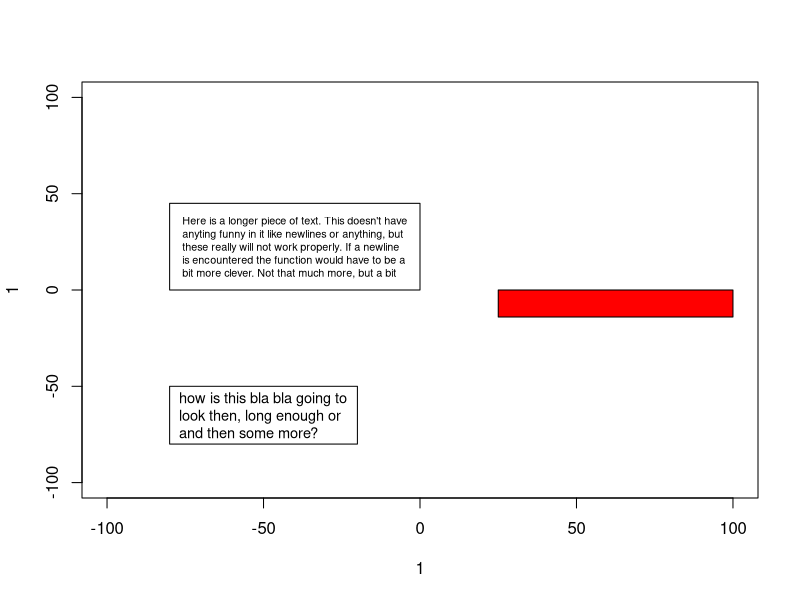
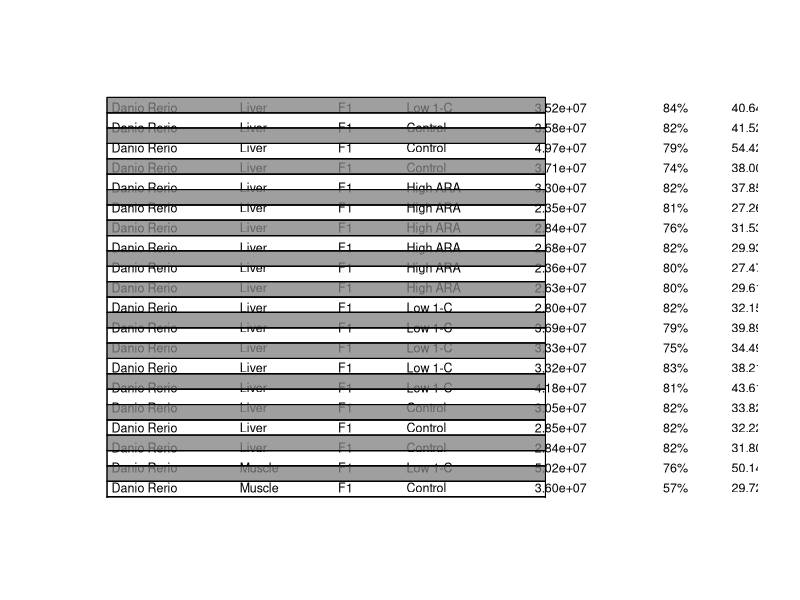
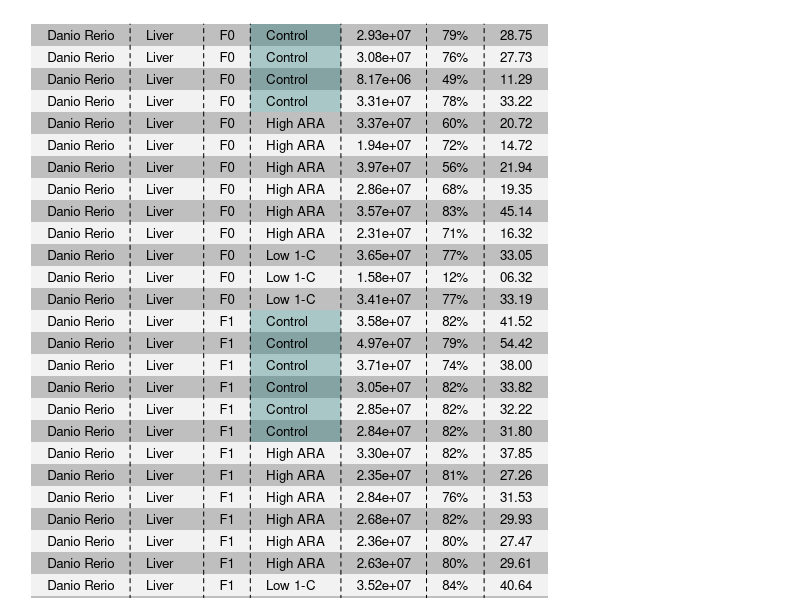
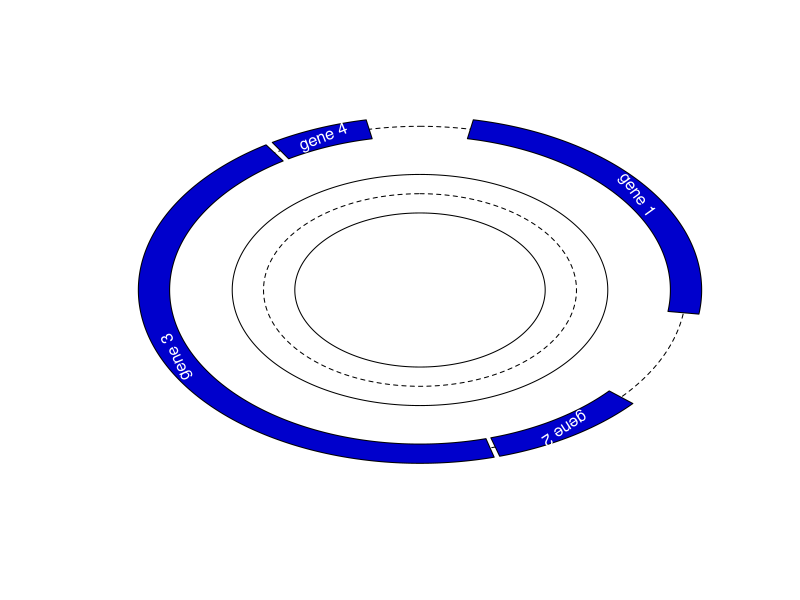

Generate these figures, in order, with R: (Note: this script raises an error after producing the figures.)
## return the points of an arc centered on x, y, from a.beg to a.end and with a radious
## of r
arcPoints <- function( x, y, r, a.beg, a.end, a.n=20, degrees=FALSE){
    if( degrees ){
        a.beg <- pi * a.beg / 180
        a.end <- pi * a.end / 180
    }
    if(a.end < a.beg)
        a.end <- a.end + 2 * pi
        
    angles <- seq(a.beg, a.end, length.out=a.n)
    a.x <- x + sin( angles ) * r
    a.y <- y + cos( angles ) * r
    pts <- matrix( c(a.x, a.y), ncol=2 )
    colnames(pts) <- c('x', 'y')
    pts
}

## draw an arc, as a line
## centered on x,y, and with radius of r+depth and r-depth..
## the angles should not be less than -pi though, more are possible.. 
lineArc <- function(x, y, r, a.beg, a.end, a.sep=NA, degrees=FALSE, label=NULL, label.col=1, ...){
    ## set the default here... 
    if(is.na(a.sep))
        a.sep = 0.01
    if( degrees ){
        a.beg <- pi * a.beg / 180
        a.end <- pi * a.end / 180
    }
    if(a.beg > a.end)
        a.end <- a.end + 2 * pi
        
    angles <- seq(a.beg, a.end, by=a.sep)
    if(angles[ length(angles) ] != a.end )
        angles <- c(angles, a.end)
    a.x <- x + sin( angles ) * r
    a.y <- y + cos( angles ) * r

    lines( a.x, a.y, ... )

    if(!is.null(label)){
        mid.a <- (a.beg + a.end)/2
        ## but the rotation angle we need for the text needs to be in degrees
        rot.a <- -180 * mid.a / pi
        text( x + sin( mid.a ) * r, y + cos( mid.a ) * r,
              label, srt=rot.a, col=label.col )
    }
}

rad2pi <- function(r){
    180 * r/pi
}

clamp <- function(v, min=-1, max=1){
    v <- ifelse( v < min, min, v )
    ifelse( v > max, max, v )
}

## this wont work with angles that are greater than 2pi..
## we could do that by making a while loop, but that wouldn't
## be compatible with vector arithmetic
internalAngle <- function(a1, a2){
    a1 <- ifelse( a1 > pi, a1 - 2*pi, a1 )
    a2 <- ifelse( a2 > pi, a2 - 2*pi, a2 )
    a <- sort(c(a1, a2))
    mid.angle <- mean(a)
    angle <- a[2] - a[1]
    if( angle > pi){
        angle <- 2*pi - (a[2]-a[1])
        a <- rev(a)
    }
    if(mid.angle < a[1])
        mid.angle <- mid.angle + pi
    return(c('angle'=angle, 'a1'=a[1], 'a2'=a[2], mid=mid.angle ))
}

## x, y, the center of a circle
## r radius of the circle
## the begining and end angles to connect
connectingArc <- function(x, y, r, a1, a2, draw=TRUE, ...){
    o1 <- c(x, y)
    a1.p <- o1 + c( r * sin(a1), r * cos(a1) )
    a2.p <- o1 + c( r * sin(a2), r * cos(a2) )

    ## the internal angle is needed to determine the location
    ## of the connecting circle from which the arc is drawn
    i.a <- internalAngle(a1, a2)  ## c(angle, a1, a2, mid.angle)

    ## the length of the hypotheneuse connecting two tangents
    ## from the two points specified by a1 and a2
    h2 <- r / abs(cos( i.a[1]/2 ))
    r2 <- sqrt( h2^2 - r^2 )
    o2 <- o1 + c(h2 * sin(i.a[4]), h2 * cos(i.a[4]) )

    b1.a = asin( clamp((a1.p - o2)[1] / r2) )
    b1.b = acos( clamp((a1.p - o2)[2] / r2) )
    b1 <- ifelse( b1.a > 0, b1.b, -b1.b )
    
    b2.a = asin( clamp((a2.p - o2)[1] / r2) )
    b2.b = acos( clamp((a2.p - o2)[2] / r2) )
    b2 <- ifelse( b2.a > 0, b2.b, -b2.b )

    b.i <- internalAngle(b1, b2)
    if(draw)
        lineArc( o2[1], o2[2], r2, b.i[2], b.i[3], ... )
    invisible( c('x'=o2[1], 'y'=o2[2], 'r'=r2, 'a.beg'=b.i[2], 'a.end'=b.i[3]) )
}

## draw an arc, as a polygon..
## centered on x,y, and with radius of r+depth and r-depth..
polygArc <- function(x, y, r, depth, a.beg, a.end, a.sep=NA, degrees=FALSE, label=NULL, label.col=1, ...){
    ## set the default here... 
    if(is.na(a.sep))
        a.sep = 0.01
    if( degrees ){
        a.beg <- pi * a.beg / 180
        a.end <- pi * a.end / 180
    }
    if(a.beg > a.end)
        a.end <- a.end + 2 * pi
        
    angles <- seq(a.beg, a.end, by=a.sep)
    a.x <- sin( angles )
    a.y <- cos( angles )
    outer.x <- x + (a.x * (r + depth/2))
    outer.y <- y + (a.y * (r + depth/2))

    inner.x <- x + (a.x * (r - depth/2))
    inner.y <- y + (a.y * (r - depth/2))

    polygon( c(outer.x, rev(inner.x)), c(outer.y, rev(inner.y)), ... )

    if(!is.null(label)){
        mid.a <- (a.beg + a.end)/2
        ## but the rotation angle we need for the text needs to be in degrees
        rot.a <- -180 * mid.a / pi
        text( x + sin( mid.a ) * r, y + cos( mid.a ) * r,
              label, srt=rot.a, col=label.col )
    }
}

## x is taken as positions along an arc running from angle, a.beg to a.end
plotPolar <- function(o.x, o.y, x, y, r, y.depth, a.beg, a.end, degrees=FALSE, drawBorders=TRUE, drawCenter=TRUE, ...){
    if( degrees ){
        a.beg <- pi * a.beg / 180
        a.end <- pi * a.end / 180
    }
    x.r <- range(x)
    x.o <- (x - x.r[1]) / (x.r[2] - x.r[1])
    a <- a.beg + x.o * (a.end - a.beg)

    y.r <- range(y)
    y.o <- (y - mean(y.r)) / (y.r[2] - y.r[1])

    y.x <- o.x + sin( a ) * (r + y.o * y.depth)
    y.y <- o.y + cos( a ) * (r + y.o * y.depth)

    if(drawCenter)
        lineArc(o.x, o.y, r, a.beg, a.end, lty=2)
    if(drawBorders){
        lineArc(o.x, o.y, r + y.depth/2, a.beg, a.end )
        lineArc(o.x, o.y, r - y.depth/2, a.beg, a.end )
    }
    
    points(y.x, y.y, ...)
    
}

## if useNormals is true then the user may specify two additional points; one point
## extending from the first and last position for calculating the normals.
pathLetters <- function( x, y, word, cex=NA, cex.adj=0.75, useNormals=FALSE, ... ){
    chars <- unlist(strsplit(word, ''))
    ## to work out a reasonable cex we need to know the space between the letters
    ## that is the distances between the positions in x and y
    l <- length(chars)
    if(useNormals){
        ## we could consider using lowess / loess / smooth.spline / predict
        ## to get smoother transitions, but I think this is pretty OK to start with
        if(length(x) == length(chars) + 2){
            x.x <- x
            y.x <- y
            x <- x[2:(l+1)]
            y <- y[2:(l+1)]
        }else{
            ## add a point before and a point after that is extended in
            ## the same direction as the adjacent point
            x.x <- c( x[1] - (x[2] - x[1]), x, x[l] + (x[l] - x[l-1]) )
            y.x <- c( y[1] - (y[2] - y[1]), y, y[l] + (y[l] - y[l-1]) )
        }

        x.d <- x.x[3:(l+2)] - x.x[1:l]
        y.d <- y.x[3:(l+2)] - y.x[1:l]
        normals <- 1 * 180/pi * acos( x.d / sqrt(x.d^2 + y.d^2) ) ## we need
        normals <- ifelse( y.d < 0, -1 * normals, normals )
    }
    d <-  sqrt( diff(x)^2 + diff(y)^2 )
    def.cex <- par("cex")
    if(is.na(cex)){
        w.ratios <- c(d[1], d) / strwidth( chars )
        cex <- cex.adj * def.cex * min( w.ratios )
    }
    ## Then if we have not defined any normals, then we simply do
    if(!useNormals){
        text( x, y, chars, cex=cex, ... )
    }else{
        ## srt can only be a single value.. 
        for(i in 1:l){
            text( x[i], y[i], chars[i], cex=cex, srt=normals[i], ... )
        }
    }
}

## wraps text using usr coordinates roughly translated to columns
## does not use strwrap in order to work better with non-monospaced
## fonts
## returns the string with newlines added and width and height
## required
usrStrWrap <- function(w, txt, ...){
    words <- unlist(strsplit(txt, ' |\t'))
    current.line = words[1]
    txt.f <- current.line
    i <- 2
    while(i <= length(words)){
        if( strwidth( paste( current.line, words[i] ), ... ) <= w ){
            current.line <- paste(current.line, words[i])
            txt.f <- paste(txt.f, words[i])
        }else{
            current.line <- words[i]
            txt.f <- paste(txt.f, words[i], sep='\n')
        }
        i <- i + 1
    }
    list('w'=strwidth(txt.f, ...), 'h'=strheight(txt.f, ...), 's'=txt.f)
}

## r is the locations of a bounding box
## left, right, bottom, top (the same as you get from par("usr")
## this function seems to work OK, but is really rather messy.. 
## note that I could probably use strwrap here; but that wraps on
## columns.. 
boxText <- function(r, txt, max.cex=NA, min.cex=NA, margin=0.1){
    w = r[2] - r[1]
    h = r[4] - r[3]
    ## split the txt into words
    ## we can only handle one set of words to start with.. 
    words <- unlist(strsplit(txt, ' '))
    words.nchar <- nchar(words)
    ## word.widths <- strwidth( words )
    txt.nchar <- nchar(txt)
    char.width <- strwidth( txt ) / txt.nchar ## an approximation
    char.height <- strheight( txt )  ## should be the same for all
    ## work out the ideal number of chars per line on the basis of the dimensions of the box
    ## we intentionally skew this towards allowing a longe text per line than necessary,
    ## since no line is likely to give the exact number.
    line.nchar <- sqrt( (char.height / char.width) * (txt.nchar * w / h) )
    line.n <- floor(sqrt( (h/w) * (char.width/char.height) * txt.nchar ))
    ### UGLY KLUDGE BODGE
    ### to avoid doing something re-iterative; as that is the only way that I can
    ### thing of getting things to work. 
    line.nchar <- ceiling(txt.nchar / line.n) + mean(words.nchar) * line.n / 3

    ## an approximation of the space under the current cex
    line.width <- line.nchar * char.width 
    
    ## for filling the box
    txt.prt <- words[1]
    i <- 2
    while(i <= length(words)){
        current.line <- words[i-1]
        line.length <- nchar( words[i-1] )
        while(i <= length(words) && strwidth(paste(current.line, words[i])) <= line.width ){
#        while( line.length + nchar(words[i]) <= line.nchar && i <= length(words)  ){
            txt.prt <- paste(txt.prt, words[i]) ## sep is a space..
            current.line <- paste(current.line, words[i])
            line.length <- line.length + nchar(words[i]) + 1
            i <- i + 1
        }
        if(i <= length(words)){
            txt.prt <- paste(txt.prt, words[i], sep='\n')
            i <- i + 1
        }
    }
    ## now I should have something reasonable..
    txt.width.r <- (1 + margin) * strwidth(txt.prt) / w
    txt.height.r <- (1 + margin) * strheight(txt.prt) / h
    ## simply scale the cex appropriately
    max.r <- max( c(txt.width.r, txt.height.r) )
    cex <- par("cex") / max.r
    text( r[1] + w * margin/2, mean(r[3:4]), txt.prt, cex=cex, adj=c(0,0.5) )
    invisible(cex)
}


## some ideas as to how to output tables in R..
## there are a whole load of things, but these generally markdown / latex / html
## output, rather than simply drawing a tabe using the plot functions..
## say we would like to plot a table,,
## this is still a bit messy, but it works OK.
## if we wish to have seperate justification for individual columns, then
## we need to draw each column seperately as we cannot specify adj as a list of vectors?
plotTable <- function(x, y, df, c.widths=NULL, num.format=NA,
                      row.margin=1, col.margin=0.1, doPlot=TRUE,
                      row.bg=NA, column.bg=NA, cell.bg=NA,
                      ...){
    df.m <- as.matrix(df)
    if(length(num.format) > 1 || !is.na(num.format)){
        for(i in 1:ncol(df)){
            if(is.numeric(df[,i]))
                df.m[,i] <- sprintf(num.format[ 1 + (i-1) %% length(num.format) ], df[,i])
        }
    }
    if(is.null(c.widths)){
        c.widths <- (apply( df.m, 2, function(x){ max( strwidth(x, ...) ) } ))
    }
    ## determine r.heights using the usrStrWrap function
    r.heights <- apply( df.m, 1,
                       function(x){
                           x.f <- vector(mode='list', length=length(x))
                           for(i in 1:length(x))
                               x.f[[i]] <- usrStrWrap( c.widths[i], x[i], ... )
                           max( sapply(x.f, function(y){ y$h } ) )
                       })
    
    v.margin <- mean( r.heights ) * row.margin/2
    r.heights <- r.heights * (1 + row.margin)

    h.margin <- mean( c.widths ) * col.margin / 2
    c.widths <- c.widths + mean( c.widths ) * col.margin
### then we know where to place things, starting at the top and using adj=c(0,1)
### 
    y.bot <- y - cumsum(r.heights)
    y.top <- c(y, y.bot[ -length(y.bot) ])
    x.right <- x + cumsum(c.widths)
    x.left <- c(x, x.right[ -length(x.right) ])
    
    ## redo these so that we can have a matrix of each positions.
    y.top.m <- matrix( rep(y.top, ncol(df.m)), nrow=length(y.top) )
    y.bot.m <- matrix( rep(y.bot, ncol(df.m)), nrow=length(y.bot) )
    x.left.m <- matrix( rep(x.left, nrow(df.m)), ncol=length(x.left), byrow=TRUE )
    c.widths.m <- matrix( rep(c.widths, nrow(df.m)), ncol=length(c.widths), byrow=TRUE )
    
    ## then simply,,
    if(doPlot){
        if(length(row.bg) > 1 || !is.na(row.bg))
            rect( x.left[1], y.bot, rev(x.right)[1], y.top, col=row.bg, border=NA )
        if(length(column.bg) > 1 || !is.na(column.bg))
            rect( x.left, rev(y.bot)[1], x.right, y.top[1], col=column.bg, border=NA )
        if(is.matrix(cell.bg) && nrow(cell.bg) == nrow(df.m) && ncol(cell.bg) == ncol(df.m))
            rect( x.left.m, y.bot.m, x.left.m + c.widths.m, y.bot.m + r.heights, col=cell.bg, border=NA )
        text( x.left.m + h.margin, y.top.m - v.margin, df.m, adj=c(0,1), ... )
    }
    invisible( list('r'=x.right, 'l'=x.left, 't'=y.top, 'b'=y.bot) )
}

## test the above..
plot(1,1, type='n', xlim=c(-100, 100), ylim=c(-100, 100))

xleft <- -80
xright <- -20
ybot <- -80
ytop <- -50
rect( xleft, ybot, xright, ytop )
boxText( c(xleft, xright, ybot, ytop), 'how is this bla bla going to look then, long enough or and then some more?')

xleft <- -80
xright <- -0
ybot <- 0
ytop <- 45
rect( xleft, ybot, xright, ytop )
boxText( c(xleft, xright, ybot, ytop), "Here is a longer piece of text. This doesn't have anyting funny in it like newlines or anything, but these really will not work properly. If a newline is encountered the function would have to be a bit more clever. Not that much more, but a bit")

## try the string_wrap...
txt <- 'Hello there. This is a piece of text with some stuff in it. I\'m not really sure how it will come out when I format it, but we\'ll soon find out'
txt.f <- usrStrWrap( 75, txt )
txt.f <- usrStrWrap( 75, txt, cex=0.5 )
text(25, 0, txt.f$s, adj=c(0,1), cex=0.5 )
rect( 25, 0-txt.f$h, 100, 0, col='red' )

## we can now try to use the function we have to make a table of sorts ..
## note that this is not smart enough to sort out problems with words that don't fit
## but we can perhaps combine some of our functions for this..
table <- read.table( 'RRBS_annotation_table.csv', sep='\t', stringsAsFactors=FALSE, header=TRUE )
sub.table <- table[ , c('Species', 'Cell_type', 'Generation', 'Feed', 'Reads_all', 'Alignment_rate', 'meanCoverage')]

## the problem is pretty much that the cex parameter to usr coordinates ratio changes depending on
## the plot width. But whatever,,
## we have 61 rows and 7 columns..
col.widths <- c(10, 7.5, 5, 10, 10, 5, 5)
## note that the legality of '%05.2.f' seems to be questionable. Might be undefined behaviour.
num.format <- c(NA, NA, NA, NA, '%.2e', NA, '%05.2f')
plot(1, type='n', xlim=c(0,sum(col.widths)), ylim=c(0,200), axes=FALSE, xlab='', ylab='')
plotTable( 0, 200, sub.table, c.widths=col.widths, num.format=num.format, margin=0.5, cex=0.75 )

o <- with(sub.table, order( Cell_type, Generation, Feed ))
cell.cols <- matrix(rgb(0, 0, 0, 0), nrow=nrow(sub.table), ncol=ncol(sub.table))
cell.cols[,4] <- ifelse( sub.table[o,4] == 'Control', rgb(0, 0.4, 0.4, 0.3), rgb(0, 0, 0, 0) )

pdf('table_example.pdf', width=7, height=14, title='A table from R core functions')
par(mar=c(0.1, 0.1, 0.1, 0.1))
plot(1, type='n', xlim=c(0,sum(col.widths)), ylim=c(0,200), axes=FALSE, xlab='', ylab='')
p.pos <- plotTable( 0, 200, sub.table[o,], num.format=num.format, col.margin=0.75, row.margin=1.2, cex=0.8, family='sans',
#                   column.bg=c(rgb(0.5,0.5,0.5,0.5), rgb(0.9, 0.9, 0.9, 0.5)),
                   row.bg=c(rgb(0.5,0.5,0.5,0.5), rgb(0.9, 0.9, 0.9, 0.5)), cell.bg=cell.cols )
segments( p.pos$l[-1], rev(p.pos$b)[1], p.pos$l[-1], p.pos$t[1], lty=2 )
dev.off()


segments( rep(p.pos$l[1], length(p.pos$t)), p.pos$b, rep(rev(p.pos$r)[1], length(p.pos$t)), p.pos$b )

rect( rep(p.pos$l[1], length(p.pos$t)), p.pos$b, rep(rev(p.pos$r)[1], length(p.pos$t)), p.pos$t, col=c(rgb(0.5,0.5,0.5,0.5), rgb(0,0,0,0)) )
rect( p.pos$l[1], p.pos$b, rev(p.pos$r)[1], p.pos$t, col=c(rgb(0.5,0.5,0.5,0.5), rgb(0,0,0,0)) )

### so taken together we can do..
gene.pos <- matrix(ncol=2, byrow=TRUE,
                   data=c(10, 90,
                          120, 150,
                          151, 300,
                          301, 320) )
colnames(gene.pos) <- c('beg', 'end')
rownames( gene.pos ) <- c('gene 1', 'gene 2', 'gene 3', 'gene 4') 
genome.size <- 330

measure.x <- sample( 1:genome.size, 42 )
measure.y <- rnorm( length(measure.x) )

## set up a plottin area with no labels or anything else
fig.r <- 100
pdf('polar_plot.pdf', width=7, height=7, title='Polar plot')
plot( 1, type='n', axes=FALSE, xlim=c(-fig.r,fig.r), ylim=c(-fig.r,fig.r), xlab='', ylab='' )

g.r <- 85
g.w <- 10

lineArc(0, 0, g.r, 0, 2*pi, lty=2)
sapply( rownames(gene.pos), function(x){
    b <- 2 * pi * ( gene.pos[x, 'beg'] / genome.size )
    e <- 2 * pi * ( gene.pos[x, 'end'] / genome.size )
    polygArc( 0, 0, g.r, g.w, b, e, label=x, col=rgb(0, 0, 0.8), label.col='white')
})

## and then lets plot the points along an inner axis..
m.r <- 50
m.w <- 20
#lineArc(0, 0, m.r, 0, 2 * pi, lty=2 )
#polygArc( 0, 0, m.r, m.w, 0, 2 * pi )
plotPolar(0, 0, measure.x, measure.y, m.r, m.w, 0, 2*pi, col=hsvScale(1:length(measure.x)), pch=19 )

dev.off()

### we can also do something a bit silly,,,
### and draw pie-charts when we want to.. with offsets pies.. 
plot( 1, type='n', axes=FALSE, xlim=c(-fig.r,fig.r), ylim=c(-fig.r,fig.r), xlab='', ylab='' )
polygArc(0, 0, 25, 50, 0, pi/3, degrees=FALSE, col='red' )
polygArc( 2 * sin( (pi/3 + 2.5*pi/3)/2), 2 * cos( (pi/3 + 2.5*pi/3)/2 ), 25, 50, pi/3, 2.5 * pi/3, degrees=FALSE, col='green' )
polygArc(0, 0, 25, 50, 2.5*pi/3, 1.2 * pi, degrees=FALSE, col='blue' )
polygArc(0, 0, 25, 50, 1.2 * pi, 1.7 * pi, degrees=FALSE, col='grey' )
polygArc(0, 0, 25, 50, 1.7 * pi, 2*pi, degrees=FALSE, col='cyan' )

polygArc(-75, 50, 25, 10, 0, 2*pi, col='blue', border=NA)

## but can we do..
polygArc(-75, 50, 25, 10, -pi/2, pi/2, col='green', border=NA)


## lets draw letters on a set of points. First let us take our string...
pdf("text_along_paths.pdf", width=7, height=7, title='Text along paths')
plot( 0,0, xlim=c(-100, 100), ylim=c(-100, 100), type='n', axes=FALSE, xlab='', ylab='' )
txt <- 'HELLO there stranger'
txt.pts <- arcPoints( 0, 0, 40, 0, 180, a.n=nchar(txt), degrees=TRUE )
pathLetters( txt.pts[,1], txt.pts[,2], txt, cex.adj=0.75  )
txt.pts.2 <- arcPoints( 0, 0, 60, 0, 180, a.n=nchar(txt), degrees=TRUE )
pathLetters( txt.pts.2[,1], txt.pts.2[,2], txt, cex.adj=0.75, useNormals=TRUE )

txt.pts.3 <- arcPoints( 0, 0, 80, 0, 270, a.n=nchar(txt), degrees=TRUE )
pathLetters( txt.pts.3[,1], txt.pts.3[,2], txt, cex.adj=0.75, useNormals=TRUE )

pathLetters( 1:nchar(txt) * 10 - 100, (1:nchar(txt))^2 -100, txt, cex.adj=1, useNormals=TRUE, col='blue' )

x <- seq(-100, 100, length.out=(nchar(txt)+2))
y <- 50 * sin( pi * x/100 )
pathLetters( x, y, txt, useNormals=TRUE, col='red', cex.adj=1 )
pathLetters( x, y, txt, useNormals=TRUE, col='brown', cex=1 )
dev.off()

plot( 1,1, type='n', xlim=c(-200,200), ylim=c(-200,200), xlab='',  ylab='' )
a <- seq(0, 2*pi, 0.01)
r <- 60
lines( r * cos(a), r * sin(a) )

#a2 <- 1.3*pi
#a1 <- 1.1 * pi # -pi/3 #2*pi
a1 <- -0.1
a2 <- 0.1
lineArc( 0, 0, r, a1, a2, lwd=2, col='green')
connectingArc( 0, 0, r, a1, a2, col='blue' )

a <- seq(0.1, pi, 0.1)
a.col <- hsvScale(a)
for(i in 1:length(a)){
    a1 <- a[i]
    a2 <- -a1
    lineArc( 0, 0, r, a1, a2, lwd=2, col='red')
    connectingArc( 0, 0, r, a1, a2, col=a.col[i], lwd=1 )
}

a <- seq(0.1, 2*pi, 0.1)
a.col <- hsvScale(a)
for(i in 1:length(a)){
    a1 <- a[i]
    a2 <- a1 - 1
    lineArc( 0, 0, r, a1, a2, lwd=2, col='red')
    connectingArc( 0, 0, r, a1, a2, col=a.col[i], lwd=1 )
}

a <- seq(0.1, pi, 0.1)
a.col <- hsvScale(a)
for(i in 1:length(a)){
    a1 <- pi/2 + a[i]
    a2 <- -a1 #pi/2 - a[i] 
    lineArc( 0, 0, r, a1, a2, lwd=2, col='red')
    connectingArc( 0, 0, r, a1, a2, col=a.col[i], lwd=1 )
}

lineArc( 0, 0, r, 1.8*pi, 0.2*pi, lwd=3, col='blue' )

## a little bit of playing around with circles and connecting paths between different locations.
plot( 1,1, type='n', xlim=c(-100,100), ylim=c(-100,100), xlab='',  ylab='' )
a <- seq(0, 2*pi, by=0.01)
r1 <- 30
a1 <- -0.6*pi
a2 <- 0.6*pi
a1.p <- c( r1 * sin(a1), r1 * cos(a1) )
a2.p <- c( r1 * sin(a2), r1 * cos(a2) )
text(a1.p[1], a1.p[2], 'a1', pos=3)
text(a2.p[1], a2.p[2], 'a2', pos=1)
lines( r1 * sin(a), r1 * cos(a), lwd=1 )
lineArc( 0, 0, r1, a1, a2, lwd=3, col='red' )
lines( c( 0, r1 * sin(a1) ), c(0, r1 * cos(a1)), lty=2 )
lines( c( 0, r1 * sin(a2) ), c(0, r1 * cos(a2)), lty=2 )
lines( c( r1 * sin(a1), r1 * sin(a2) ), c(r1 * cos(a1), r1 * cos(a2)), lty=2 )

#lines( c( 0, 2 * r1 * cos(mean(a[a1:a2])) ), c( 0, 2 * r1 * sin(mean(a[a1:a2]))) )
#a1.p.a2.p.dist <- dist( rbind( a1.p, a2.p ) )[1]
## if we want to join lines at 90 degrees from the points a1.p and a2.p, then we
i.a <- internalAngle(a1, a2)
h2 <- r1 / abs(cos( i.a[1]/2 ))
r2 <- sqrt( h2^2 - r1^2 )
o2 <- c(h2 * sin(i.a[4] ), h2 * cos(i.a[4]) )
lines( c(0, o2[1]), c(0, o2[2]) , col='green', lwd=2 )
lines( c(a1.p[1], o2[1]), c(a1.p[2], o2[2]), col='brown' )
lines( c(a2.p[1], o2[1]), c(a2.p[2], o2[2]), col='brown' )

## to the the startin angle here, we can consider that we have a cirle
## with an origin at o2, and an
## (a1.p - o2)[1] = r2 * cos(b1)
## (a1.p - o2)[2] = r2 * sin(b1)
## in other words, angle b1 is
b1.a = asin( (a1.p - o2)[1] / r2 )
b1.b = acos( (a1.p - o2)[2] / r2 )
b1 <- ifelse( b1.a > 0, b1.b, 2*pi -b1.b )

b2.a = asin( (a2.p - o2)[1] / r2 )
b2.b = acos( (a2.p - o2)[2] / r2 )
b2 <- ifelse( b2.a > 0, b2.b, 2 * pi-b2.b )

lineArc( o2[1], o2[2], r2, b1, b2, lwd=2, col='cyan' )


a1 <- 0.2*pi
a2 <- 0.5*pi
a1.p <- c( r1 * sin(a1), r1 * cos(a1) )
a2.p <- c( r1 * sin(a2), r1 * cos(a2) )

lines( c( 0, r1 * sin(a1) ), c(0, r1 * cos(a1)), lty=2 )
lines( c( 0, r1 * sin(a2) ), c(0, r1 * cos(a2)), lty=2 )
lines( c( r1 * sin(a1), r1 * sin(a2) ), c(r1 * cos(a1), r1 * cos(a2)), lty=2 )

i.a <- internalAngle(a1, a2)
h2 <- r1 / abs(cos( i.a[1]/2 ))
r2 <- sqrt( h2^2 - r1^2 )
o2 <- c(h2 * sin(i.a[4] ), h2 * cos(i.a[4]) )
lines( c(0, o2[1]), c(0, o2[2]) , col='green', lwd=2 )
lines( c(a1.p[1], o2[1]), c(a1.p[2], o2[2]), col='brown' )
lines( c(a2.p[1], o2[1]), c(a2.p[2], o2[2]), col='brown' )

## to the the startin angle here, we can consider that we have a cirle
## with an origin at o2, and an
## (a1.p - o2)[1] = r2 * cos(b1)
## (a1.p - o2)[2] = r2 * sin(b1)
## in other words, angle b1 is
b1.a = asin( (a1.p - o2)[1] / r2 )
b1.b = acos( (a1.p - o2)[2] / r2 )
b1 <- ifelse( b1.a > 0, b1.b, 2*pi -b1.b )

b2.a = asin( clamp((a2.p - o2)[1] / r2) )
b2.b = acos( clamp((a2.p - o2)[2] / r2) )
b2 <- ifelse( b2.a > 0, b2.b, 2 * pi-b2.b )

b.i <- internalAngle(b1, b2)
lineArc( o2[1], o2[2], r2, b.i[2], b.i[3], lwd=2, col='cyan' )
lineArc( o2[1], o2[2], r2, b1, b2, lwd=2, col='cyan' )





r1 <- 30
a1 <- 270
a2 <- 500
a1.p <- c( r1 * sin(a[a1]), r1 * cos(a[a1]) )
a2.p <- c( r1 * sin(a[a2]), r1 * cos(a[a2]) )
lines( r1 * sin(a), r1 * cos(a), lwd=1 )
lines( r1 * sin(a[a1:a2]), r1 * cos(a[a1:a2]), lwd=5, col='blue' )
lines( c( 0, r1 * sin(a[a1]) ), c(0, r1 * cos(a[a1])), lty=2 )
lines( c( 0, r1 * sin(a[a2]) ), c(0, r1 * cos(a[a2])), lty=2 )
lines( c( r1 * sin(a[a1]), r1 * sin(a[a2]) ), c(r1 * cos(a[a1]), r1 * cos(a[a2])), lty=2 )
## if we want to join lines at 90 degrees from the points a1.p and a2.p, then we
h2 <- r1 / abs(cos( (a[a2] - a[a1])/2 ))
r2 <- sqrt( h2^2 - r1^2 )
o2 <- c(h2 * sin((a[a1] + a[a2])/2), h2 * cos((a[a1] + a[a2])/2) )
lines( c(0, o2[1]), c(0, o2[2]) , col='green', lwd=2 )
lines( c(a1.p[1], o2[1]), c(a1.p[2], o2[2]), col='brown' )
lines( c(a2.p[1], o2[1]), c(a2.p[2], o2[2]), col='brown' )

## to the the startin angle here, we can consider that we have a cirle
## with an origin at o2, and an
## (a1.p - o2)[1] = r2 * cos(b1)
## (a1.p - o2)[2] = r2 * sin(b1)
## in other words, angle b1 is
b1.a = asin( (a1.p - o2)[1] / r2 )
b1.b = acos( (a1.p - o2)[2] / r2 )
b1 <- ifelse( b1.a > 0, b1.b, 2*pi -b1.b )

b2.a = asin( (a2.p - o2)[1] / r2 )
b2.b = acos( (a2.p - o2)[2] / r2 )
b2 <- ifelse( b2.a > 0, b2.b, 2*pi -b2.b )

lineArc( o2[1], o2[2], r2, b1, b2, lwd=2, col='red' )

r1 <- 30
a1 <- 540
a2 <- 580
a1.p <- c( r1 * sin(a[a1]), r1 * cos(a[a1]) )
a2.p <- c( r1 * sin(a[a2]), r1 * cos(a[a2]) )
lines( r1 * sin(a), r1 * cos(a), lwd=1 )
lines( r1 * sin(a[a1:a2]), r1 * cos(a[a1:a2]), lwd=5, col='blue' )
lines( c( 0, r1 * sin(a[a1]) ), c(0, r1 * cos(a[a1])), lty=2 )
lines( c( 0, r1 * sin(a[a2]) ), c(0, r1 * cos(a[a2])), lty=2 )
lines( c( r1 * sin(a[a1]), r1 * sin(a[a2]) ), c(r1 * cos(a[a1]), r1 * cos(a[a2])), lty=2 )
## if we want to join lines at 90 degrees from the points a1.p and a2.p, then we
h2 <- r1 / abs(cos( (a[a2] - a[a1])/2 ))
r2 <- sqrt( h2^2 - r1^2 )
o2 <- c(h2 * sin((a[a1] + a[a2])/2), h2 * cos((a[a1] + a[a2])/2) )
lines( c(0, o2[1]), c(0, o2[2]) , col='green', lwd=2 )
lines( c(a1.p[1], o2[1]), c(a1.p[2], o2[2]), col='brown' )
lines( c(a2.p[1], o2[1]), c(a2.p[2], o2[2]), col='brown' )

## to the the startin angle here, we can consider that we have a cirle
## with an origin at o2, and an
## (a1.p - o2)[1] = r2 * cos(b1)
## (a1.p - o2)[2] = r2 * sin(b1)
## in other words, angle b1 is
b1.a = asin( (a1.p - o2)[1] / r2 )
b1.b = acos( (a1.p - o2)[2] / r2 )
b1 <- ifelse( b1.a > 0, b1.b, 2*pi -b1.b )

b2.a = asin( (a2.p - o2)[1] / r2 )
b2.b = acos( (a2.p - o2)[2] / r2 )
b2 <- ifelse( b2.a > 0, b2.b, 2*pi -b2.b )

lineArc( o2[1], o2[2], r2, b1, b2, lwd=2, col='red' )

